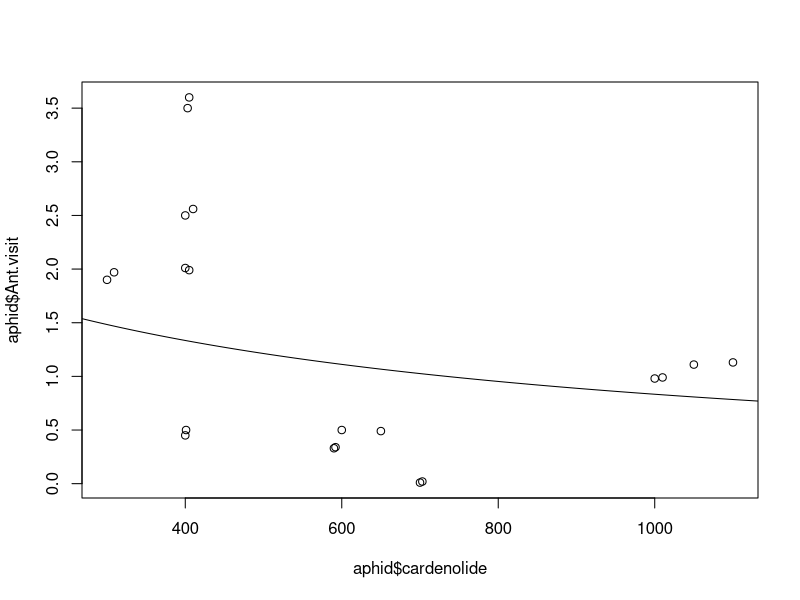
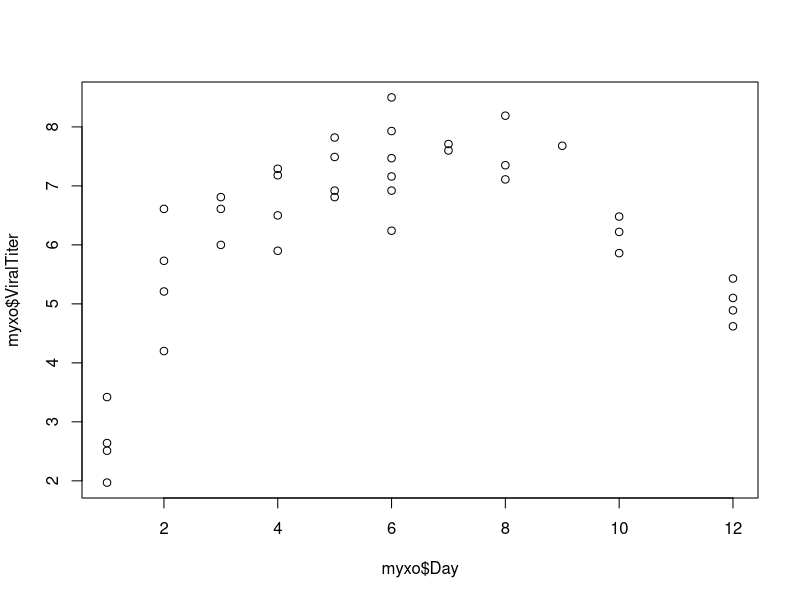

R code for these plots, in order:
##CLASS 3/20/17 APHID PAPER GOING OVER TOGETHER##

aphid <- read.csv("app.exercise.csv")
aphid
antNLL <- function(p,ants,card){
  a=p[1]
  b=p[2]
  shape=10^p[3]
  Eants = a/(card+b)
  NLL = -sum(dgamma(ants,shape=shape, scale=Eants/shape,log=T)) #log = T needs to be inside paren for dgamma
  return(NLL)
}

guess = c(1490,425,10) ##ran out of iterations based on these params, stopped because had 502 iterations
antFit = optim(par=guess, fn=antNLL, ants=aphid$Ant.visit,card=aphid$cardenolide)
antFit

#if params are orders of magnitude different, optim can have a hard time converging. might 
#have to transform, log10 or something
plot(aphid$cardenolide,aphid$Ant.visit)
xpred = 200:1200
lines(xpred,antFit$par[1]/(antFit$par[2]+xpred))

##Class 3/22/17 practice for likelihood ratio test###
m = 5
n =-.1
b=2
shape=12
x=runif(40,10,50)
x2=x*x
y=rgamma(length(x),shape=shape,scale=(n*x2+m*x+b/shape))

linfit=glm(y~x)
pchisq((10.245-5.4088),1,lower.tail=F) ##how you get a p-value

#example in class#
myxo <- read.table("Myxo.txt", header=T)
myxo ##titers virus
plot(myxo$Day,myxo$ViralTiter)

#possible models
#m1 = ax/b+x
#m2= ax^c/b+x^c
#m3=axe^-bx

M1NLL <- function(p,time,titer){
  a=p[1]
  b=p[2]
  shape=p[3]
  expected = a*time/(b+time)
  NLL = -sum(dgamma(titer,shape=shape, scale=expected/shape,log=T))
}
M1fit = optim(par=c(a=1,b=3,shape=50),fn=M1NLL, time=myxo$Day,titer=myxo$ViralTiter)
#warnings for optim in Gamma OK, just about the distribution being bounded in such a way
M1fit
